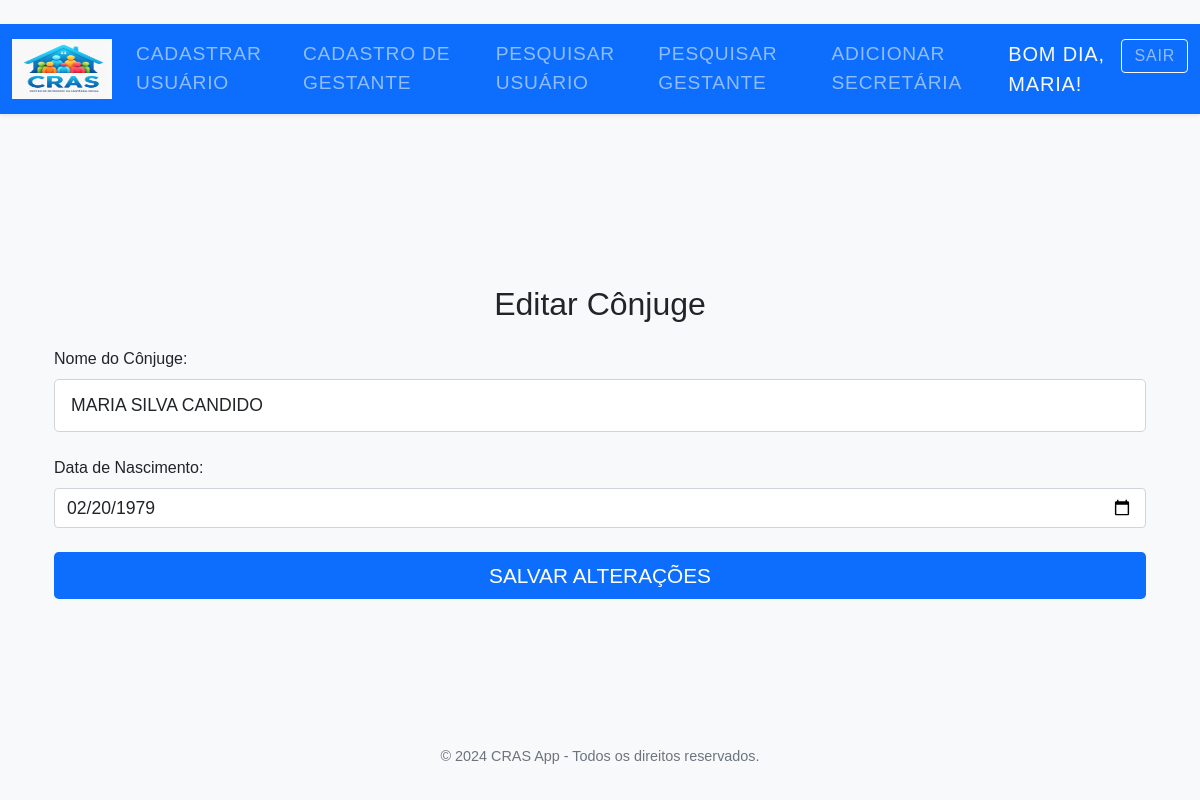
The page /editar_conjuge/2 (signed in) on the database as committed earlier.
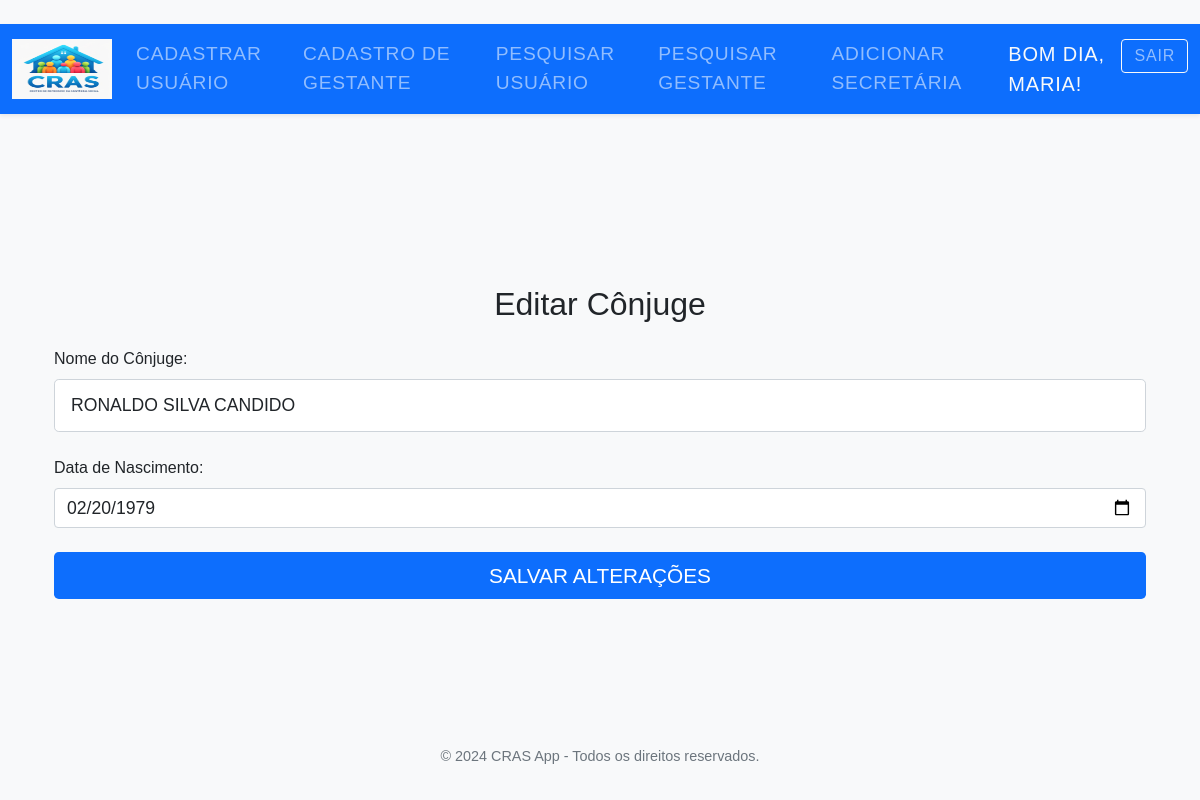
The same page on the database as committed later.
### tables this page shows
CREATE TABLE conjuge (
    id INTEGER PRIMARY KEY AUTOINCREMENT,
    nome TEXT NOT NULL,
    data_nascimento DATE,  -- Adicionado campo para data de nascimento
    usuario_id INTEGER, cpf TEXT, rg TEXT,
    FOREIGN KEY(usuario_id) REFERENCES usuarios(id)
);

### app.py (the view, shortened to what this page needs)
@app.route('/editar_conjuge/<int:usuario_id>', methods=['GET', 'POST'])
def editar_conjuge(usuario_id):
    if 'username' not in session:
        return redirect(url_for('index'))
    cursor = g.db.cursor()
    cursor.execute("SELECT * FROM conjuge WHERE usuario_id = ?", (usuario_id,))
    conjuge = cursor.fetchone()
    return render_template('editar_conjuge.html', conjuge=conjuge)

### app.py (called while the page is built)
def connect_db():
    conn = sqlite3.connect('database.db')
    conn.row_factory = sqlite3.Row  # Permite acessar as colunas pelo nome
    return conn

@app.before_request
def before_request():
    g.db = connect_db()

@app.teardown_request
def teardown_request(exception):
    db = getattr(g, 'db', None)
    if db is not None:
        db.close()

### templates/editar_conjuge.html (shortened to what this page needs)
﻿{% extends "base.html" %}
{% block content %}
<div class="container mt-5">
    <h2 class="text-center mb-4">Editar Cônjuge</h2>
    <form action="{{ url_for('editar_conjuge', usuario_id=conjuge['usuario_id']) }}" method="POST" class="needs-validation" novalidate>
        <div class="mb-4">
            <label for="nome_conjuge" class="form-label">Nome do Cônjuge:</label>
            <input type="text" class="form-control form-control-lg" id="nome_conjuge" name="nome_conjuge" value="{{ conjuge['nome'] }}" required style="text-transform: uppercase;">
        </div>
        <div class="mb-4">
            <label for="data_nascimento_conjuge" class="form-label">Data de Nascimento:</label>
            <input type="date" class="form-control" id="data_nascimento_conjuge" name="data_nascimento_conjuge" value="{{ conjuge['data_nascimento'] }}" required>
        </div>
        <button type="submit" class="btn btn-primary btn-lg w-100">SALVAR ALTERAÇÕES</button>
    </form>
</div>
{% endblock %}

### templates/base.html (shortened to what this page needs)
﻿<!DOCTYPE html>
<html lang="pt-br">
<head>
    <link href="https://cdn.jsdelivr.net/npm/bootstrap@5.1.3/dist/css/bootstrap.min.css" rel="stylesheet">
    <link href="https://cdn.jsdelivr.net/npm/bootstrap-icons/font/bootstrap-icons.css" rel="stylesheet">
    <link rel="stylesheet" href="{{ url_for('static', filename='styles.css') }}">
</head>
<body>
    <nav class="navbar navbar-expand-lg navbar-dark bg-primary shadow-sm">
        <div class="container-fluid">
            <a class="navbar-brand" href="{{ url_for('dashboard') }}">
                <img src="{{ url_for('static', filename='images/cras_logo.webp') }}" alt="CRAS Logo" height="60" width="100">
            </a>
            <div class="collapse navbar-collapse" id="navbarNav">
                {% if session.get('username') %}
                <ul class="navbar-nav me-auto mb-2 mb-lg-0">
                    <li class="nav-item">
                        <a class="nav-link" href="{{ url_for('cadastro_usuario') }}">Cadastrar Usuário</a>
                    </li>
                    <li class="nav-item">
                        <a class="nav-link" href="{{ url_for('cadastro_gestante') }}">Cadastro de Gestante</a>
                    </li>
                    <li class="nav-item">
                        <a class="nav-link" href="{{ url_for('pesquisar_usuario') }}">Pesquisar Usuário</a>
                    </li>
                    <li class="nav-item">
                        <a class="nav-link" href="{{ url_for('pesquisar_gestantes') }}">Pesquisar Gestante</a>
                    </li>
                    {% if session.get('is_admin') %}
                    <li class="nav-item">
                        <a class="nav-link" href="{{ url_for('add_secretaria') }}">Adicionar Secretária</a>
                    </li>
                    {% endif %}
                </ul>
                <ul class="navbar-nav">
                    <li class="nav-item">
                        <span class="navbar-text me-3 text-light fs-5" id="saudacao">
                        </span>
                    </li>
                    <li class="nav-item">
                        <a class="nav-link btn btn-outline-light" href="{{ url_for('logout') }}">Sair</a>
                    </li>
                </ul>
                {% else %}
                <ul class="navbar-nav ms-auto">
                    <li class="nav-item">
                        <a class="nav-link" href="{{ url_for('index') }}">Login</a>
                    </li>
                </ul>
                {% endif %}
            </div>
        </div>
    </nav>
    <div class="container mt-4">
        {% block content %}
        {% endblock %}
    </div>
    <footer class="bg-light text-center text-lg-start mt-auto py-3">
        <div class="text-center p-3">
            © 2024 CRAS App - Todos os direitos reservados.
        </div>
    </footer>
</body>
</html>

### static/styles.css (style rules this page uses)
﻿ .navbar-nav .nav-link, .navbar-brand, .navbar-text { font-size: 1.2rem; font-weight: 500; letter-spacing: 0.05rem; }
.navbar { background-color: #0d6efd; }
.navbar-brand { font-size: 1.5rem; font-weight: bold; }
.nav-link { color: #f8f9fa; }
.navbar-nav .nav-link.btn { font-size: 1rem; padding: 0.25rem 0.75rem; border-radius: 0.25rem; line-height: 1.5; }
.container { margin-top: 5rem; flex: 1; display: flex; flex-direction: column; justify-content: center; }
body { display: flex; flex-direction: column; min-height: 100vh; }
.btn-lg { padding: 0.75rem 1.25rem; font-size: 1.3rem; }
body { background-color: #f8f9fa; font-family: 'Arial', sans-serif; }
.text-center { text-align: center; }
.mt-5 { margin-top: 3rem !important; }
.mb-4 { margin-bottom: 1.5rem !important; }
.btn-primary { background-color: #0d6efd; border: none; padding: 0.5rem 1rem; }
.form-control-lg { padding: 0.75rem 1rem; font-size: 1.125rem; }
.form-control, .form-select, .form-check-input { font-size: 1.125rem; }
input[type="text"], input[type="password"] { text-transform: none; }
footer { background-color: #f1f1f1; position: relative; bottom: 0; width: 100%; text-align: center; font-size: 0.9rem; color: #6c757d; padding: 1rem 0; }
html, body { height: 100%; }
body { display: flex; flex-direction: column; }
.container { flex: 1; }
.form-control { font-size: 1.1rem; }
ul li, p { text-transform: uppercase; font-weight: bold; }

Rows that differ between the two databases and show on the page:
changed conjuge: nome_conjuge "maria silva candido" → "Ronaldo silva candido"
